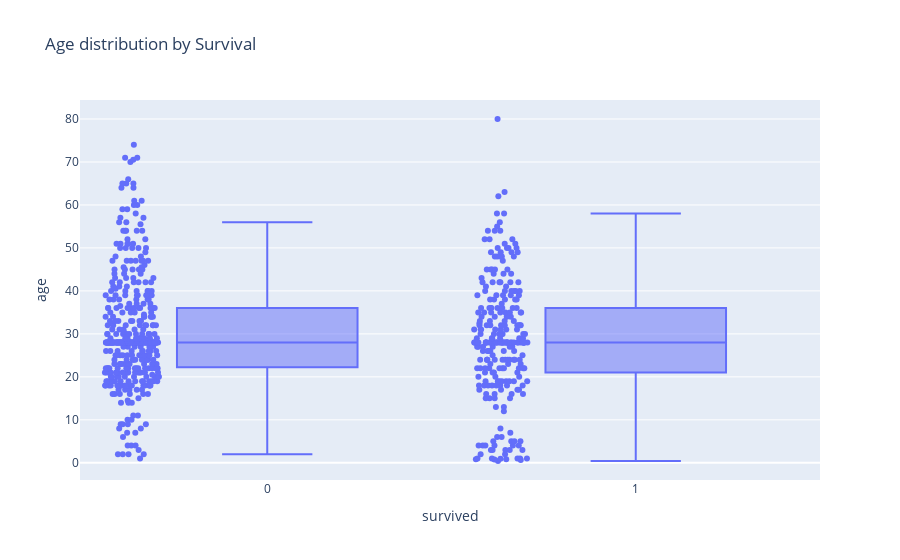

Notebook cell for this chart:
### Code cell
# Boxplot: Age vs Survived
fig = px.box(train_df, x='survived', y='age', points='all', title='Age distribution by Survival')
fig.show()

# Chi-square test: Sex vs Survived
contingency_sex = pd.crosstab(train_df['sex'], train_df['survived'])
chi2, p, _, _ = chi2_contingency(contingency_sex)
print(f"Chi2 test (Sex vs Survived): p = {p:.4f}")

# Chi-square test: who vs Survived
contingency_person = pd.crosstab(train_df['who'], train_df['survived'])
chi2, p, _, _ = chi2_contingency(contingency_person)
print(f"Chi2 test (Person Type vs Survived): p = {p:.4f}")

# ANOVA: Age vs Survived
grouped_age = [group['age'].dropna() for _, group in train_df.groupby('survived')]
f_stat, p_val = f_oneway(*grouped_age)
print(f"ANOVA (Age vs Survived): p = {p_val:.4f}")

### Figure 1 — Plotly figure (JSON) as saved in the notebook; plotly's stock layout.template omitted (floating-point values rounded to 4 significant figures; data arrays with more than 128 entries replaced by an {"elided": "..."} marker saying what was removed)
{"data": [{"alignmentgroup": "True", "boxpoints": "all", "hovertemplate": "survived=%{x}<br>age=%{y}<extra></extra>", "legendgroup": "", "marker": {"color": "#636efa"}, "name": "", "notched": false, "offsetgroup": "", "orientation": "v", "showlegend": false, "type": "box", "x": {"elided": "712 int values"}, "x0": " ", "xaxis": "x", "y": {"elided": "712 float values"}, "y0": " ", "yaxis": "y"}], "layout": {"autosize": true, "boxmode": "group", "legend": {"tracegroupgap": 0}, "title": {"text": "Age distribution by Survival"}, "xaxis": {"anchor": "y", "autorange": true, "domain": [0, 1], "range": [-0.5065, 1.5], "title": {"text": "survived"}, "type": "linear"}, "yaxis": {"anchor": "x", "autorange": true, "domain": [0, 1], "range": [-4.001, 84.42], "title": {"text": "age"}, "type": "linear"}}}
